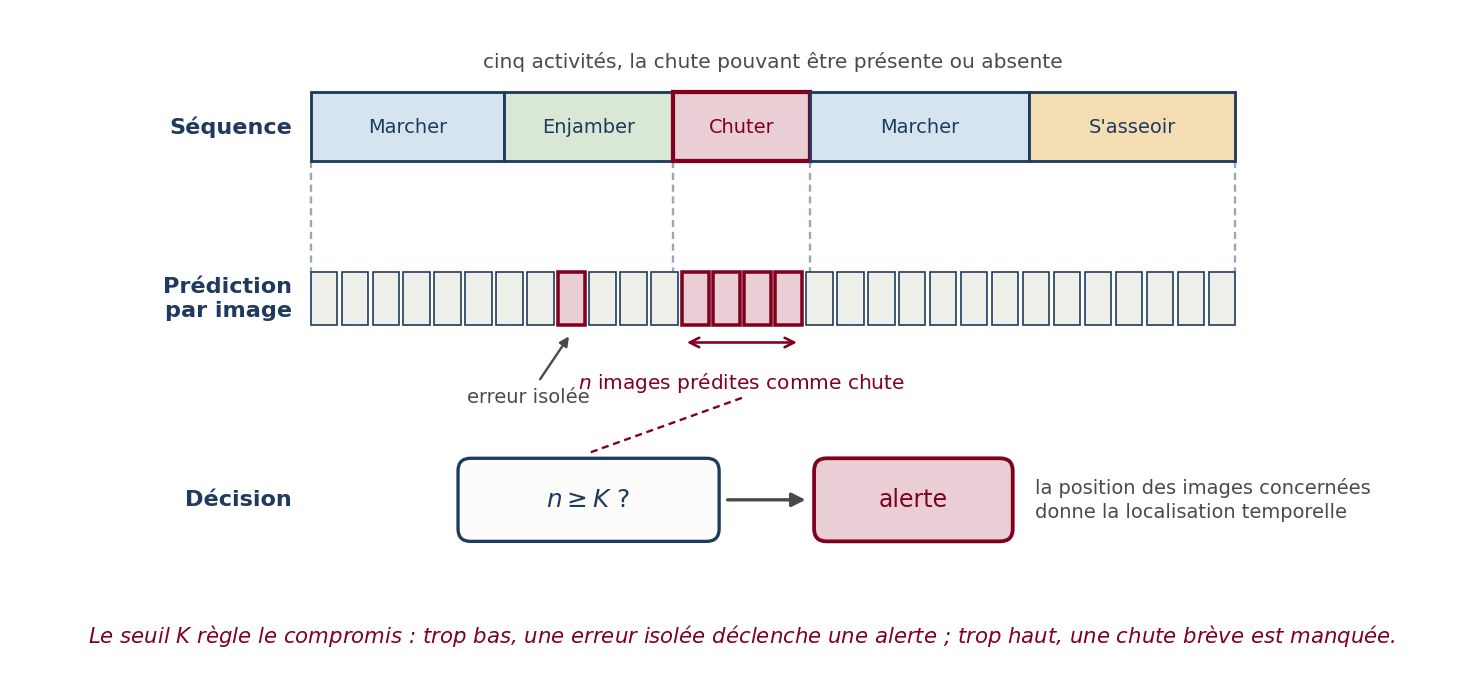

Write Python code to recreate this figure.
from pathlib import Path
import matplotlib
matplotlib.use("Agg")
import matplotlib.pyplot as plt
from matplotlib.patches import Rectangle, FancyBboxPatch, FancyArrowPatch

OUT = Path("/users/abdekess61/raouf/SResNet/figs_rapport"); OUT.mkdir(parents=True, exist_ok=True)

NAVY="#1F3A5F"; CONV="#D6E4F0"; NORM="#F3DDB3"; LIF="#D9E8D5"
PALE="#EFEFEA"; GREY="#4A4A4A"; BORD="#800020"; FALL="#E9CFD5"
plt.rcParams["font.family"]="DejaVu Sans"

fig,ax=plt.subplots(figsize=(11.0,5.0))
ax.set_xlim(0,11.6); ax.set_ylim(0,5.2); ax.axis("off")

def dash(x1,y1,x2,y2,c="#9AA7B4"):
    ax.add_line(plt.Line2D([x1,x2],[y1,y2],color=c,lw=1.0,
                ls=(0,(3,2)),zorder=1))
def arrow(x1,y1,x2,y2,c=GREY,lw=1.4):
    ax.add_patch(FancyArrowPatch((x1,y1),(x2,y2),arrowstyle="-|>",
        mutation_scale=12,linewidth=lw,color=c,zorder=5))

X0=2.35; W=7.4
segs=[("Marcher",1.55,CONV),("Enjamber",1.35,LIF),("Chuter",1.10,FALL),
      ("Marcher",1.75,CONV),("S'asseoir",1.65,NORM)]

# ---- niveau 1 : sequence -------------------------------------------
y1,h1=4.05,0.55
x=X0; fall_x0=fall_x1=None
for lab,w,col in segs:
    ec = BORD if col==FALL else NAVY
    lw = 1.8 if col==FALL else 1.2
    ax.add_patch(Rectangle((x,y1),w,h1,facecolor=col,edgecolor=ec,
                 lw=lw,zorder=3))
    ax.text(x+w/2,y1+h1/2,lab,ha="center",va="center",fontsize=8.2,
            color=BORD if col==FALL else NAVY,zorder=4)
    if col==FALL: fall_x0,fall_x1=x,x+w
    x+=w
ax.text(X0-0.15,y1+h1/2,"Séquence",ha="right",va="center",
        fontsize=9.5,fontweight="bold",color=NAVY)
ax.text(X0+W/2,y1+h1+0.24,"cinq activités, la chute pouvant être présente "
        "ou absente",ha="center",va="center",fontsize=8.5,color=GREY)

# ---- niveau 2 : prediction par image --------------------------------
y2,h2=2.75,0.42
N=30; g=0.035
cw=(W-(N-1)*g)/N
fall_idx=set()
for k in range(N):
    xk=X0+k*(cw+g); xc=xk+cw/2
    if fall_x0<=xc<=fall_x1: fall_idx.add(k)
faux=8                      # erreur isolee
for k in range(N):
    xk=X0+k*(cw+g)
    is_fall = (k in fall_idx) or (k==faux)
    col = FALL if is_fall else PALE
    ec  = BORD if is_fall else NAVY
    lw  = 1.5 if is_fall else 0.7
    ax.add_patch(Rectangle((xk,y2),cw,h2,facecolor=col,edgecolor=ec,
                 lw=lw,zorder=3))
ax.text(X0-0.15,y2+h2/2,"Prédiction\npar image",ha="right",va="center",
        fontsize=9.5,fontweight="bold",color=NAVY,linespacing=1.3)
for xb in (X0,fall_x0,fall_x1,X0+W):
    dash(xb,y1,xb,y2+h2)

xf=X0+faux*(cw+g)+cw/2
ax.annotate("erreur isolée",xy=(xf,y2-0.06),xytext=(xf-0.35,y2-0.62),
            ha="center",fontsize=8.2,color=GREY,
            arrowprops=dict(arrowstyle="-|>",color=GREY,lw=1.0))

# ---- niveau 3 : decision --------------------------------------------
ka=min(fall_idx); kb=max(fall_idx)
xa=X0+ka*(cw+g); xb=X0+kb*(cw+g)+cw
ax.annotate("",xy=(xa,y2-0.14),xytext=(xb,y2-0.14),
            arrowprops=dict(arrowstyle="<->",color=BORD,lw=1.1))
ax.text((xa+xb)/2,y2-0.46,"$n$ images prédites comme chute",ha="center",
        va="center",fontsize=8.5,color=BORD)

y3=1.05
ax.add_patch(FancyBboxPatch((3.55,y3),2.05,0.62,
    boxstyle="round,pad=0.02,rounding_size=0.10",linewidth=1.4,
    edgecolor=NAVY,facecolor="#FCFCFA",zorder=3))
ax.text(4.57,y3+0.31,"$n \\geq K$ ?",ha="center",va="center",
        fontsize=10.5,color=NAVY,zorder=4)
arrow(5.65,y3+0.31,6.35,y3+0.31)
ax.add_patch(FancyBboxPatch((6.40,y3),1.55,0.62,
    boxstyle="round,pad=0.02,rounding_size=0.10",linewidth=1.6,
    edgecolor=BORD,facecolor=FALL,zorder=3))
ax.text(7.17,y3+0.31,"alerte",ha="center",va="center",fontsize=10,
        color=BORD,zorder=4)
dash((xa+xb)/2,y2-0.58,4.57,y3+0.68,BORD)
ax.text(X0-0.15,y3+0.31,"Décision",ha="right",va="center",
        fontsize=9.5,fontweight="bold",color=NAVY)
ax.text(8.15,y3+0.31,"la position des images concernées\ndonne la "
        "localisation temporelle",ha="left",va="center",fontsize=8.2,
        color=GREY,linespacing=1.35)

ax.text(5.8,0.28,"Le seuil $K$ règle le compromis : trop bas, une erreur "
        "isolée déclenche une alerte ; trop haut, une chute brève est "
        "manquée.",ha="center",va="center",fontsize=9,color=BORD,
        style="italic")

fig.savefig(OUT/"detection_chute.pdf",bbox_inches="tight")
fig.savefig(OUT/"detection_chute.png",dpi=170,bbox_inches="tight")
print("ok ->", OUT/"detection_chute.png")
